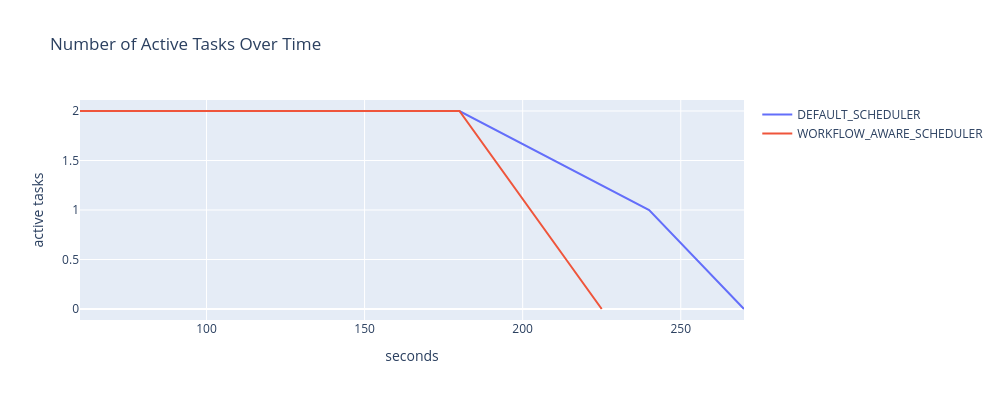

Notebook code cell kept with this figure:
### Code cell
fig = go.Figure()

output_path = "output/demo_experiment/raw-output/{}/seed=0/"
for scheduler_type in SchedulerEnum:
    df_task = pd.read_parquet(output_path.format(scheduler_type.value) + "task.parquet")
    df_service = pd.read_parquet(
        output_path.format(scheduler_type.value) + "service.parquet"
    )

    # calculating metrics:
    runtime = pd.to_timedelta(
        df_service.timestamp.max() - df_service.timestamp.min(), unit="ms"
    )

    print(f"Scheduler: {scheduler_type.name}")
    print(f"The workload was finished in {runtime}")

    fig.add_scatter(
        x=df_service["timestamp"] / 1000,
        y=df_service["tasks_active"],
        mode="lines",
        name=scheduler_type.name,
    )

    # print execution path
    print("Execution Path:")
    executed_tasks = (
        df_task.query("task_state == 'COMPLETED'")
        .sort_values("finish_time")["task_id"]
        .to_list()
    )

    print(executed_tasks)
    print("=" * 50 + "\n")

fig.update_layout(
    width=1000,
    height=400,
    title="Number of Active Tasks Over Time",
    xaxis_title="seconds",
    yaxis_title="active tasks",
)
fig.show()

### Figure 1 — Plotly figure (JSON) as saved in the notebook; plotly's stock layout.template omitted (floating-point values rounded to 4 significant figures)
{"data": [{"mode": "lines", "name": "DEFAULT_SCHEDULER", "type": "scatter", "x": [60.0, 120.0, 180.0, 240.0, 270.0], "y": [2, 2, 2, 1, 0]}, {"mode": "lines", "name": "WORKFLOW_AWARE_SCHEDULER", "type": "scatter", "x": [60.0, 120.0, 180.0, 225.0], "y": [2, 2, 2, 0]}], "layout": {"height": 400, "title": {"text": "Number of Active Tasks Over Time"}, "width": 1000, "xaxis": {"title": {"text": "seconds"}}, "yaxis": {"title": {"text": "active tasks"}}}}
